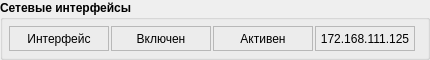
<?xml version="1.0" encoding="UTF-8"?>
<ui version="4.0">
 <class>NetworkWidget</class>
 <widget class="QWidget" name="NetworkWidget">
  <property name="geometry">
   <rect>
    <x>0</x>
    <y>0</y>
    <width>430</width>
    <height>60</height>
   </rect>
  </property>
  <property name="minimumSize">
   <size>
    <width>430</width>
    <height>0</height>
   </size>
  </property>
  <property name="windowTitle">
   <string>Form</string>
  </property>
  <layout class="QHBoxLayout" name="hlayMain">
   <property name="leftMargin">
    <number>0</number>
   </property>
   <property name="topMargin">
    <number>0</number>
   </property>
   <property name="rightMargin">
    <number>0</number>
   </property>
   <property name="bottomMargin">
    <number>0</number>
   </property>
   <item>
    <widget class="QGroupBox" name="gbFrame">
     <property name="minimumSize">
      <size>
       <width>300</width>
       <height>0</height>
      </size>
     </property>
     <property name="maximumSize">
      <size>
       <width>16777215</width>
       <height>16777215</height>
      </size>
     </property>
     <property name="font">
      <font>
       <weight>75</weight>
       <bold>true</bold>
      </font>
     </property>
     <property name="title">
      <string>Сетевые интерфейсы</string>
     </property>
     <property name="checkable">
      <bool>false</bool>
     </property>
     <layout class="QVBoxLayout" name="vlayFrame">
      <property name="spacing">
       <number>2</number>
      </property>
      <property name="leftMargin">
       <number>6</number>
      </property>
      <property name="topMargin">
       <number>6</number>
      </property>
      <property name="rightMargin">
       <number>6</number>
      </property>
      <property name="bottomMargin">
       <number>6</number>
      </property>
      <item>
       <layout class="QHBoxLayout" name="hlayHeader">
        <property name="spacing">
         <number>2</number>
        </property>
        <item>
         <widget class="QLabel" name="lblHeaderIfc">
          <property name="sizePolicy">
           <sizepolicy hsizetype="Fixed" vsizetype="Preferred">
            <horstretch>0</horstretch>
            <verstretch>0</verstretch>
           </sizepolicy>
          </property>
          <property name="minimumSize">
           <size>
            <width>100</width>
            <height>0</height>
           </size>
          </property>
          <property name="maximumSize">
           <size>
            <width>100</width>
            <height>16777215</height>
           </size>
          </property>
          <property name="font">
           <font>
            <weight>50</weight>
            <bold>false</bold>
           </font>
          </property>
          <property name="frameShape">
           <enum>QFrame::StyledPanel</enum>
          </property>
          <property name="frameShadow">
           <enum>QFrame::Plain</enum>
          </property>
          <property name="text">
           <string>Интерфейс</string>
          </property>
          <property name="alignment">
           <set>Qt::AlignCenter</set>
          </property>
         </widget>
        </item>
        <item>
         <widget class="QLabel" name="lblHeaderUp">
          <property name="sizePolicy">
           <sizepolicy hsizetype="Fixed" vsizetype="Preferred">
            <horstretch>0</horstretch>
            <verstretch>0</verstretch>
           </sizepolicy>
          </property>
          <property name="minimumSize">
           <size>
            <width>100</width>
            <height>0</height>
           </size>
          </property>
          <property name="maximumSize">
           <size>
            <width>100</width>
            <height>16777215</height>
           </size>
          </property>
          <property name="font">
           <font>
            <weight>50</weight>
            <bold>false</bold>
           </font>
          </property>
          <property name="frameShape">
           <enum>QFrame::StyledPanel</enum>
          </property>
          <property name="frameShadow">
           <enum>QFrame::Plain</enum>
          </property>
          <property name="text">
           <string>Включен</string>
          </property>
          <property name="alignment">
           <set>Qt::AlignCenter</set>
          </property>
         </widget>
        </item>
        <item>
         <widget class="QLabel" name="lblHeaderRunning">
          <property name="sizePolicy">
           <sizepolicy hsizetype="Fixed" vsizetype="Preferred">
            <horstretch>0</horstretch>
            <verstretch>0</verstretch>
           </sizepolicy>
          </property>
          <property name="minimumSize">
           <size>
            <width>100</width>
            <height>0</height>
           </size>
          </property>
          <property name="maximumSize">
           <size>
            <width>100</width>
            <height>16777215</height>
           </size>
          </property>
          <property name="font">
           <font>
            <weight>50</weight>
            <bold>false</bold>
           </font>
          </property>
          <property name="frameShape">
           <enum>QFrame::StyledPanel</enum>
          </property>
          <property name="frameShadow">
           <enum>QFrame::Plain</enum>
          </property>
          <property name="text">
           <string>Активен</string>
          </property>
          <property name="alignment">
           <set>Qt::AlignCenter</set>
          </property>
         </widget>
        </item>
        <item>
         <widget class="QLabel" name="lblHeaderFlags">
          <property name="sizePolicy">
           <sizepolicy hsizetype="Expanding" vsizetype="Preferred">
            <horstretch>0</horstretch>
            <verstretch>0</verstretch>
           </sizepolicy>
          </property>
          <property name="minimumSize">
           <size>
            <width>100</width>
            <height>0</height>
           </size>
          </property>
          <property name="maximumSize">
           <size>
            <width>100</width>
            <height>16777215</height>
           </size>
          </property>
          <property name="font">
           <font>
            <weight>50</weight>
            <bold>false</bold>
           </font>
          </property>
          <property name="frameShape">
           <enum>QFrame::StyledPanel</enum>
          </property>
          <property name="frameShadow">
           <enum>QFrame::Plain</enum>
          </property>
          <property name="text">
           <string>172.168.111.125</string>
          </property>
          <property name="alignment">
           <set>Qt::AlignCenter</set>
          </property>
         </widget>
        </item>
        <item>
         <spacer name="hSpacerFrame">
          <property name="orientation">
           <enum>Qt::Horizontal</enum>
          </property>
          <property name="sizeHint" stdset="0">
           <size>
            <width>40</width>
            <height>20</height>
           </size>
          </property>
         </spacer>
        </item>
       </layout>
      </item>
     </layout>
    </widget>
   </item>
  </layout>
 </widget>
 <resources/>
 <connections/>
</ui>
